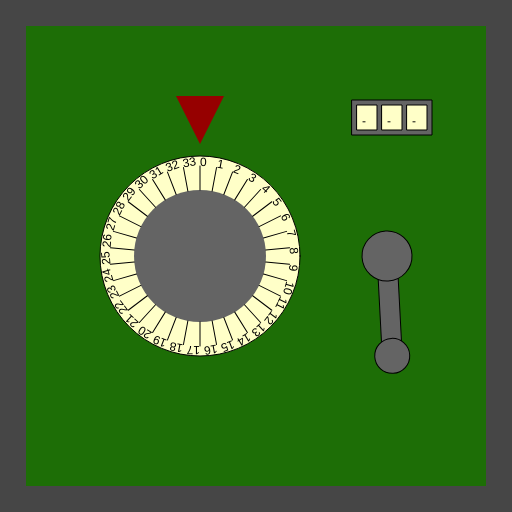
Frame 1 (no input)
Frame 60 (no input): identical to frame 1, image omitted
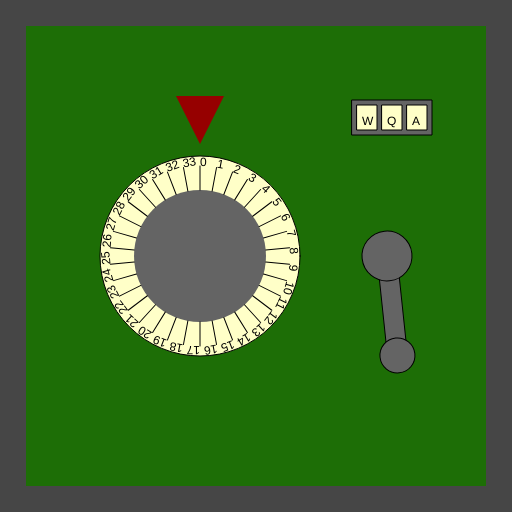
Frame 120 (the mouse pressed at the canvas centre since frame 60)

The p5.js sketch that drew these frames (run headless with seeded random() and noise() and a simulated clock; from frame 60 on, the mouse is pressed at the canvas centre):

// p5.js sketch
// ── sketch.js
/*

Officer: 3337827
CaseNum: 303-1-39462724-3337827

Case 303 - The Case of the Crooked Attorney
Stage 2 - Torvalds' House

This safe is in Torvalds’ home study. Be careful. If you get caught, I don’t know you !

Crack this safe by doing the following:

	When any key is released:
	- Decrement hiddenStorageValueA by 1

	Whilst the mouse is moving:
	- Increment hiddenStorageValueB by 3

	When the mouse button is pressed:
	- Make hiddenStorageValueC equal to the string "WQA"

	When any key is pressed:
	- Make hiddenStorageValueC equal to the string "TAO"



This time you'll need to create the relevant event handlers yourself.

There are many possible ways of investigating this case, but you
should use ONLY the following commands:

	- The assignment operator aka. the equals sign !
	- Incrementing +=
	- Decrementing -=

*/

//declare the variables

var hiddenStorageValueA;
var hiddenStorageValueB;
var hiddenStorageValueC;


function preload()
{
	//IMAGES WILL BE LOADED HERE

}

function setup()
{
	createCanvas(512,512);

	//initialise the variables
	hiddenStorageValueA = 0;
	hiddenStorageValueB = 0;
	hiddenStorageValueC = "";

}

///////////////////EVENT HANDLERS///////////////////

//Create event handlers here to open the safe ...

function keyReleased()
{
	console.log("keyReleased", key);
	hiddenStorageValueA -= 1;
}
function mouseMoved()
{
	console.log("mouseMoved", mouseX, mouseY);
	hiddenStorageValueB += 3;
}
function mousePressed()
{
	console.log("mousePressed");
	hiddenStorageValueC = "WQA";
}
function keyPressed()
{
	console.log("keyPressed", key);
	hiddenStorageValueC = "TAO";
}
///////////////DO NOT CHANGE CODE BELOW THIS POINT///////////////////

function draw()
{

	//Draw the safe door
	background(70);
	noStroke();
	fill(29,110,6);
	rect(26,26,width-52,width-52);

	//Draw the combination dial
	push();
	translate(200,height/2);
	drawDial(200, hiddenStorageValueA, 34);
	pop();

	//Draw the lever
	push();
	translate(width - 125,256);
	drawLever(hiddenStorageValueB);
	pop();

	//Draw the spinner
	push();
	translate(width - 120,100);
	drawSpinner(3, hiddenStorageValueC);
	pop();

}

function drawDial(diameter,num,maxNum)
{
	//the combination lock

	var r = diameter * 0.5;
	var p = r * 0.6;

	stroke(0);
	fill(255,255,200);
	ellipse(0,0,diameter,diameter);
	fill(100);
	noStroke();
	ellipse(0,0,diameter*0.66,diameter*0.66);
	fill(150,0,0);
	triangle(
		-p * 0.4,-r-p,
		p * 0.4,-r-p,
		0,-r-p/5
	);

	noStroke();

	push();
	var inc = 360/maxNum;

	rotate(radians(-num * inc));
	for(var i = 0; i < maxNum; i++)
	{
		push();
		rotate(radians(i * inc));
		stroke(0);
		line(0,-r*0.66,0,-(r-10));
		noStroke();
		fill(0);
		text(i,0,-(r-10));
		pop();
	}

	pop();
}

function drawLever(rot)
{
	push();
	rotate(radians(-rot))
	stroke(0);
	fill(100);
	rect(-10,0,20,100);
	ellipse(0,0,50,50);
	ellipse(0,100,35,35);
	pop();
}

function drawSpinner(numSpinners, val)
{
	var sw = 20;
	var ow = (sw + 5) * numSpinners + 5;
	stroke(0);
	fill(100);
	rect(-ow/2,0,ow,35);
	if(typeof(val) == "number")
	{
		val = floor(val).toString(); //convert to string
	}


	for(var d = numSpinners - val.length; d > 0; d--)
	{
		val = "-" + val;
	}

	for(var i = 0; i < numSpinners; i++)
	{
		stroke(0);
		fill(255,255,200);
		rect(-ow/2 + i * (sw + 5) + 5,5,20,25);
		fill(0);
		noStroke();
		text(val[i],-ow/2 + sw/2 + i * (sw +5),25);
	}

}
